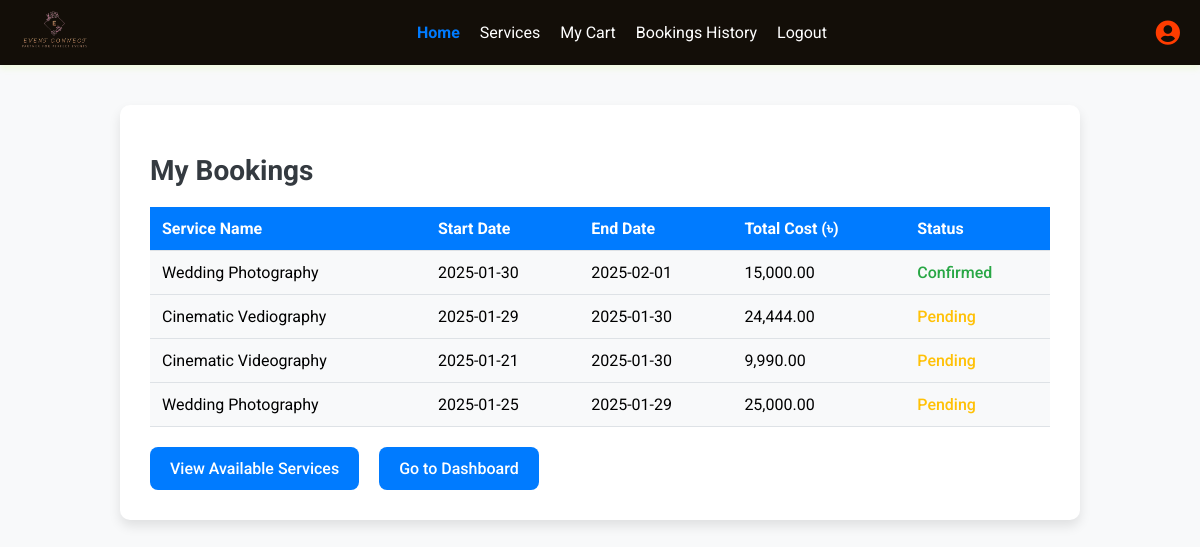
/booking_history.php (signed in), run on the app's committed database.
### tables this page shows
CREATE TABLE `bookings` (
  `booking_id` int(11) NOT NULL,
  `service_id` int(11) NOT NULL,
  `service_name` varchar(255) NOT NULL,
  `user_id` int(11) NOT NULL,
  `start_date` date NOT NULL,
  `end_date` date NOT NULL,
  `duration` int(11) GENERATED ALWAYS AS (to_days(`end_date`) - to_days(`start_date`) + 1) STORED,
  `total_cost` decimal(10,2) DEFAULT NULL,
  `created_at` datetime DEFAULT current_timestamp(),
  `updated_at` datetime DEFAULT current_timestamp() ON UPDATE current_timestamp(),
  `status` enum('confirmed','cancelled','pending') DEFAULT 'pending'
);

### booking_history.php (the view, shortened to what this page needs)
<?php
require('essentialuser.php');
?>
<?php
$user_id = $_SESSION['user_id'];
$stmt = $con->prepare("SELECT b.booking_id, b.service_name, b.start_date, b.end_date, b.total_cost, b.status
                        FROM bookings b
                        JOIN ManageServices s ON b.service_id = s.id
                        WHERE b.user_id = ?");
$stmt->bind_param("i", $user_id);
$stmt->execute();
$result = $stmt->get_result();
?>
<!DOCTYPE html>
<html lang="en">
<head>
</head>
<body>
    <?php include('user_sidebar.php'); ?>
    <div class="container">
        <h1>My Bookings</h1>
        <?php if ($result->num_rows > 0): ?>
            <table class="table">
                <thead>
                    <tr>
                        <th>Service Name</th>
                        <th>Start Date</th>
                        <th>End Date</th>
                        <th>Total Cost (৳)</th>
                        <th>Status</th>
                    </tr>
                </thead>
                <tbody>
                    <?php while ($row = $result->fetch_assoc()): ?>
                        <tr>
                            <td><?= htmlspecialchars($row['service_name']) ?></td>
                            <td><?= htmlspecialchars($row['start_date']) ?></td>
                            <td><?= htmlspecialchars($row['end_date']) ?></td>
                            <td><?= htmlspecialchars(number_format($row['total_cost'], 2)) ?></td>
                            <td class="status <?= strtolower($row['status']) ?>">
                                <?= htmlspecialchars(ucfirst($row['status'])) ?>
                            </td>
                        </tr>
                    <?php endwhile; ?>
                </tbody>
            </table>
        <?php else: ?>
            <p>No bookings found.</p>
        <?php endif; ?>
        <div class="btn-group">
            <a href="services.php" class="btn">View Available Services</a>
            <a href="user_dashboard.php" class="btn">Go to Dashboard</a>
        </div>
    </div>
</body>
</html>

### booking_history.php (style rules this page uses)
body { font-family: 'Roboto', sans-serif; background-color: #f8f9fa; margin: 0; padding: 0; }
.container { max-width: 900px; margin: 40px auto; background-color: white; padding: 30px; border-radius: 10px; box-shadow: 0 6px 12px rgba(0, 0, 0, 0.1); }
h1 { font-size: 28px; font-weight: 700; color: #343a40; margin-bottom: 20px; }
.table { width: 100%; border-collapse: collapse; margin-top: 20px; }
.table th, .table td { padding: 12px; text-align: left; border-bottom: 1px solid #dee2e6; }
.table th { background-color: #007bff; color: white; }
.table td { background-color: #f8f9fa; }
.status { font-weight: 500; }
.status.pending { color: #ffc107; }
.status.confirmed { color: #28a745; }
.btn-group { display: flex; gap: 20px; margin-top: 20px; }
.btn { text-decoration: none; display: inline-block; padding: 12px 20px; background-color: #007bff; color: white; border-radius: 8px; font-size: 16px; font-weight: 500; text-align: center; transition: background-color 0.3s ease; }

### user_sidebar.php (style rules this page uses)
body { font-family: 'Roboto', Arial, sans-serif; margin: 0; padding: 0; background-color: #f8f9fa; }

### data on the page
bookings: service_name "Wedding Photography", start_date "2025-01-30", end_date "2025-02-01", total_cost "15,000.00", status "Confirmed"
bookings: service_name "Cinematic Vediography", start_date "2025-01-29", end_date "2025-01-30", total_cost "24,444.00", status "Pending"
bookings: service_name "Cinematic Videography", start_date "2025-01-21", end_date "2025-01-30", total_cost "9,990.00", status "Pending"
bookings: service_name "Wedding Photography", start_date "2025-01-25", end_date "2025-01-29", total_cost "25,000.00", status "Pending"
